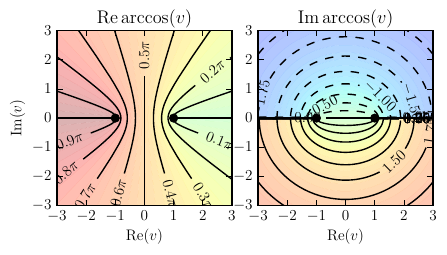

Python code for this plot:
#!/usr/bin/env python
#-*- coding: utf-8 -*-
## == Initialization ==



## Import common moduli
import numpy as np
from scipy.constants import c, hbar, pi
import matplotlib
import matplotlib.cm as cm
matplotlib.rc('text', usetex=True)
matplotlib.rc('font', size=11)


## == Define  ==
plot_contours = True
#plot_contours = False
t = np.linspace(-2.3, 2*np.pi+1.8, 1000)
def ffunc(x):
    #the function to be analyzed
    fr = (x-np.pi)*.8 - (x-np.pi)**2 * .02 - (x-np.pi)**3 * .014 - (x-np.pi)**5 * .04*.01
    fi = np.sin(x) * 1.6
    return fr+1j*fi
f = ffunc(t)



matplotlib.rc('text.latex', preamble = \
        '\usepackage{amsmath}, \usepackage{yfonts}, \usepackage{txfonts}, \usepackage{lmodern},')
matplotlib.rc('font',**{'family':'serif','serif':['palatino, times']})  ## select fonts    \usepackage{palatino}, 
## LaTeX options
#matplotlib.rc('font',**{'family':'serif','serif':['Computer Modern Roman, Times']})  ## select fonts
#matplotlib.rc('text.latex',unicode=True)   ## use accented letters

import matplotlib.pyplot as plt
##Start figure + subplot (interactive)


if plot_contours:
    fig = plt.figure(figsize=(4,2))
    ## Plot real contours#{{{
    ax = plt.subplot(131, axisbg='w', aspect=1.0)
    xr = np.linspace(-3,3,100)
    yr = np.linspace(-3,3,100)
    xm, ym = np.meshgrid(xr,yr)
    z =  np.array(map(lambda p: np.arccos(p).real, xm+1j*ym))
    plt.contourf(xr,yr, z, levels=np.arange(-3.15,3.20,.1), colormap=cm.jet, alpha=.3) 
    plt.clabel(
            plt.contour(xr, yr, z/np.pi, levels=np.arange(-1.00, 1.001,.1), lw=5, colors='k'), 
            fmt='$%.1f \\pi$')
    ## Branch cuts
    plt.plot([-1000,-1], [0,0], lw=2, marker='o', c='k')
    plt.plot([1,1000], [0,0], lw=2, marker='o', c='k')
    plt.xlim((-3,3))

    plt.ylabel(u"$\\mathrm{Im}(v)$"); plt.xlabel(u"$\\mathrm{Re}(v)$"); 
    plt.title(u"$\\mathrm{Re}\\arccos(v)$"); 
    #plt.colorbar()

    ## Plot the test function
    plt.plot(np.real(f), np.imag(f), lw=2, c='k') 

    #}}}

    ## Plot imaginary contours #{{{
    ax = plt.subplot(132, axisbg='w', aspect=1.0)
    fig.subplots_adjust(left=.05, bottom=.05, right=.99, top=.99, wspace=.15, hspace=.15)
    xr = np.linspace(-3,3,100)
    yr = np.linspace(-3,3,100)
    xm, ym = np.meshgrid(xr,yr)
    z =  map(lambda p: np.arccos(p).imag, xm+1j*ym)
    plt.contourf(xr,yr, z, levels=np.arange(-3.15,3.20,.1), colormap=cm.jet, alpha=.3) 
    plt.clabel(
            plt.contour(xr, yr, z, levels=np.arange(-3.00, 3.001,.25), lw=5, colors='k'), 
            fmt='$%.2f$')

    ## Branch cuts
    plt.plot([-1000,-1], [0,0], lw=2, marker='o', c='k')
    plt.plot([1,1000], [0,0], lw=2, marker='o', c='k')
    plt.xlim((-3,3))

    ## Plot the test function
    plt.plot(np.real(f), np.imag(f), lw=2, c='k') 
    for pt in [0,2*np.pi]:
        plt.plot(np.real(ffunc(pt)), np.imag(ffunc(pt)), lw=1, c='y', marker='s') 
        #plt.plot(-2,2, lw=1, c='y', marker='s') 
    #}}}
    ## Finish the graph + save 
    plt.title(u"$\\mathrm{Im}\\arccos(v)$"); 
    plt.xlabel(u"$\\mathrm{Re}(v)$"); 
    plt.legend(prop={'size':10}, loc='upper right')
    print 'Contours plotted'
else:
    fig = plt.figure(figsize=(4,5))
    ax1 = plt.subplot(411, axisbg='w')
    plt.plot(t, np.real(f), ls='-', c='k', label='real')
    plt.plot(t, np.imag(f), ls='--', c='k', label='imag')
    plt.xlim((-3,16))
    plt.ylabel('$v(f)$')
    plt.yticks([-1,0,1])
    plt.grid()
    plt.legend()

    ax = plt.subplot(412, axisbg='w',  sharex=ax1)
    F = np.arccos(f)
    plt.plot(t, np.real(F), ls='-', c='b',  label='real')
    plt.plot(t, np.imag(F), ls='--', c='b', label='imag')
    plt.xlim((-3,16))
    plt.ylabel('$\\arccos v$')
    plt.grid()
    plt.legend()

    ax = plt.subplot(413, axisbg='w',  sharex=ax1)
    br = -((np.sign(t)-1)/2)*(2*np.pi) + 2*2*np.pi
    plt.plot(t, br/2/np.pi, ls='-', c='g', label='$\\frac{\\text{branch}}{2\\pi}$') # branch
    si = np.sign(np.imag(F)) * np.sign(t-np.pi)
    plt.plot(t, si, ls='-', c='r', label='sign') # sign
    plt.ylabel('branch, sign')
    plt.ylim((-1.5,3.5))
    plt.xlim((-3,16))
    plt.grid()
    plt.legend()

    ax = plt.subplot(414, axisbg='w',  sharex=ax1)
    F2 = F*si + br
    plt.plot(t, np.real(F2), ls='-', c='m', label='real') # sign
    plt.plot(t, np.imag(F2), ls='--', c='m', label='imag') # sign
    plt.xlim((-3,16))
    plt.ylabel('$\\arccos_{\mathrm{(cont)}} v$')
    plt.grid()
    plt.legend()

    ## Finish the graph + save 
    #plt.title(u"$\\mathrm{Im}\\arccos(v)$"); 

    plt.xlabel(u"Frequency $f$"); 
    plt.legend(prop={'size':10}, loc='upper right')

plt.savefig("continuous_arccos_%s.pdf" % ('contour' if plot_contours else 'graphs'), bbox_inches='tight')

